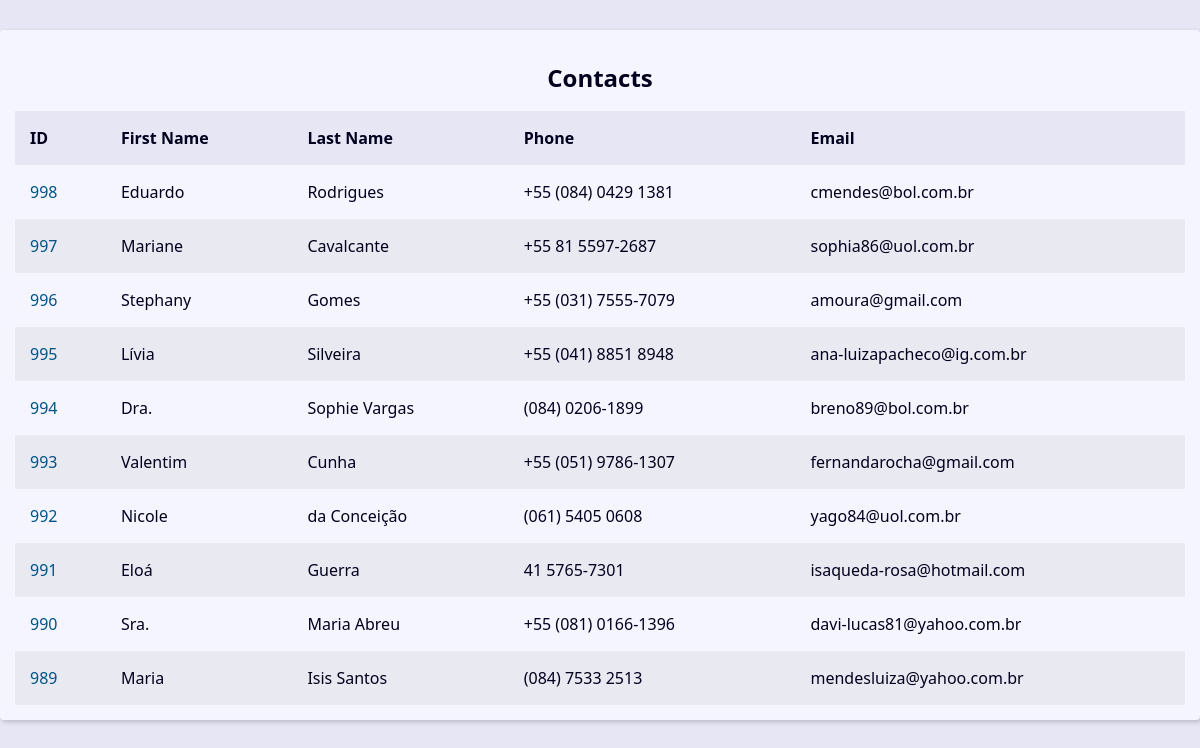
The page / on the database its author committed.
### contact/models.py (models this page shows, shortened)
class Contact(models.Model):
  first_name = models.CharField(max_length=50)
  last_name = models.CharField(max_length=50, blank=True)
  phone = models.CharField(max_length=50)
  email = models.EmailField(max_length=100, blank=True)
  create_date = models.DateTimeField(default=timezone.now)
  description = models.TextField(max_length=254, blank=True)
  show = models.BooleanField(default=True)
  picture = models.ImageField(blank=True, upload_to='pictures/%Y/%m')
  category = models.ForeignKey(Category, on_delete=models.SET_NULL, blank=True, null=True)
  owner = models.ForeignKey(User, on_delete=models.SET_NULL, blank=True, null=True)

### contact/views/contact_views.py (the view)
# urls.py: path('', views.index, name='index'),
def index(request):
  contacts = Contact.objects.filter(show=True).order_by('-id')[0:10]
  context = {
    'contacts': contacts
  }
  return render(
    request,
    'contact/pages/index.html',
    context,
  )

### contact/templates/contact/pages/index.html
{% extends "global/base.html" %}
{% block content %}
  <div class="responsive-table">
    <table class="contacts-table">
      <caption class="table-caption">
        Contacts
      </caption>
      <thead>
        <tr class="table-row table-row-header">
          <th class="table-header">ID</th>
          <th class="table-header">First Name</th>
          <th class="table-header">Last Name</th>
          <th class="table-header">Phone</th>
          <th class="table-header">Email</th>
        </tr>
      </thead>
      <tbody>
      {% for contact in contacts %}
        <tr class="table-row">
          <td class="table-cel">
            <a
            href="{% url 'contact:contact' contact.id %}"
            class="table-link">
              {{contact.id}}
            </a>
          </td>
          <td class="table-cel">
            {{contact.first_name}}
          </td>
          <td class="table-cel">
            {{contact.last_name}}
          </td>
          <td class="table-cel">
            {{contact.phone}}
          </td>
          <td class="table-cel">
            {{contact.email}}
          </td>
        </tr>
      {% endfor %}
      </tbody>
    </table>
  </div>
{% endblock content %}

### base_static/global/css/style.css (style rules this page uses)
:root { --spacing: 1.5rem; --link-dark-color: rgb(0, 83, 134); --link-light-color: rgb(156, 217, 255); --clr-white: rgb(245, 245, 255); --clr-black: rgb(0, 0, 30); --clr-light-gray: rgb(230, 230, 245); --clr-dark-shadow-5: rgba(0, 0, 10, 5%); --clr-dark-shadow-10: rgba(0, 0, 10, 10%); --clr-dark-shadow-20: rgba(0, 0, 10, 20%); --clr-light-shadow-5: rgba(200, 200, 255, 5%); --clr-light-shadow-10: rgba(200, 200, 255, 10%); --clr-light-shadow-20: rgba(200, 200, 255, 20%); --main-page-width: 120rem; --table-min-width: 60rem; --biggest-font-size: 5rem; --bigger-font-size: 4rem; --big-font-size: 3.2rem; --medium-font-size: 2.4rem; --small-font-size: 1.6rem; --smaller-font-size: 1.4rem; --smallest-font-size: 1.2rem; --transition-fast: 300ms; --transition-medium: 600ms; --transition-slow: 1s; --default-border-radius: 4px; }
*, *::before, *::after { margin: 0; padding: 0; box-sizing: border-box; }
html { font-size: 62.5%; }
body { font-family: system-ui, -apple-system, BlinkMacSystemFont, 'Segoe UI', Roboto, Oxygen, Ubuntu, Cantarell, 'Open Sans', 'Helvetica Neue', sans-serif; line-height: 1.5; font-size: var(--small-font-size); color: var(--clr-black); -webkit-font-smoothing: antialiased; background: var(--clr-light-gray); }
.responsive-table { width: 100%; overflow-x: auto; }
.contacts-table { width: 100%; min-width: var(--table-min-width); border-collapse: collapse; }
.table-caption { font-size: var(--medium-font-size); font-weight: bold; padding: var(--spacing); }
.table-row { text-align: left; text-overflow: ellipsis; transition: background-color var(--transition-fast) ease-in-out; }
.table-row:nth-of-type(2n) { background: var(--clr-dark-shadow-5); }
.table-row-header { background: var(--clr-light-gray); color: var(--clr-black); }
.table-cel, .table-header { padding: var(--spacing); }
.table-link { color: var(--link-dark-color); transition: color var(--transition-fast) ease-in-out; text-decoration: none; }

### rows shown on the page
Contact: id "998", first_name "Eduardo", last_name "Rodrigues", phone "+55 (084) 0429 1381", email "cmendes@bol.com.br"
Contact: id "997", first_name "Mariane", last_name "Cavalcante", phone "+55 81 5597-2687", email "sophia86@uol.com.br"
Contact: id "996", first_name "Stephany", last_name "Gomes", phone "+55 (031) 7555-7079", email "amoura@gmail.com"
Contact: id "995", first_name "Lívia", last_name "Silveira", phone "+55 (041) 8851 8948", email "ana-luizapacheco@ig.com.br"
Contact: id "994", first_name "Dra.", last_name "Sophie Vargas", phone "(084) 0206-1899", email "breno89@bol.com.br"
Contact: id "993", first_name "Valentim", last_name "Cunha", phone "+55 (051) 9786-1307", email "fernandarocha@gmail.com"
Contact: id "992", first_name "Nicole", last_name "da Conceição", phone "(061) 5405 0608", email "yago84@uol.com.br"
Contact: id "991", first_name "Eloá", last_name "Guerra", phone "41 5765-7301", email "isaqueda-rosa@hotmail.com"
Contact: id "990", first_name "Sra.", last_name "Maria Abreu", phone "+55 (081) 0166-1396", email "davi-lucas81@yahoo.com.br"
Contact: id "989", first_name "Maria", last_name "Isis Santos", phone "(084) 7533 2513", email "mendesluiza@yahoo.com.br"
